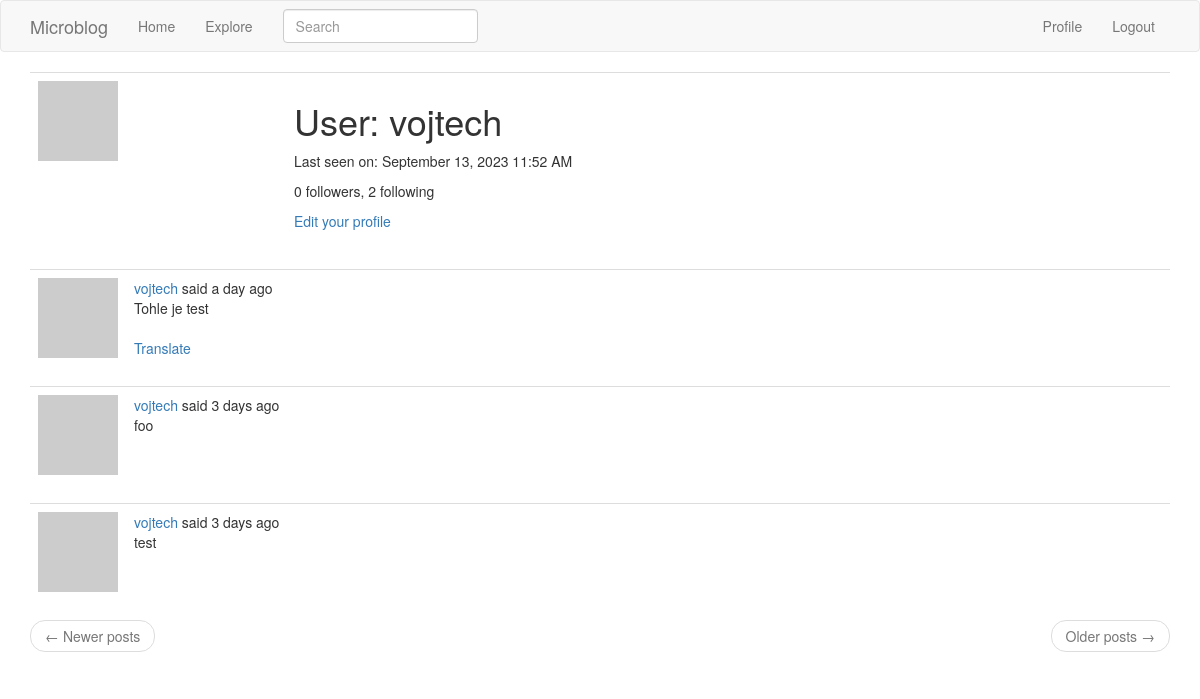
Page /user/vojtech (signed in) on the earlier database version.
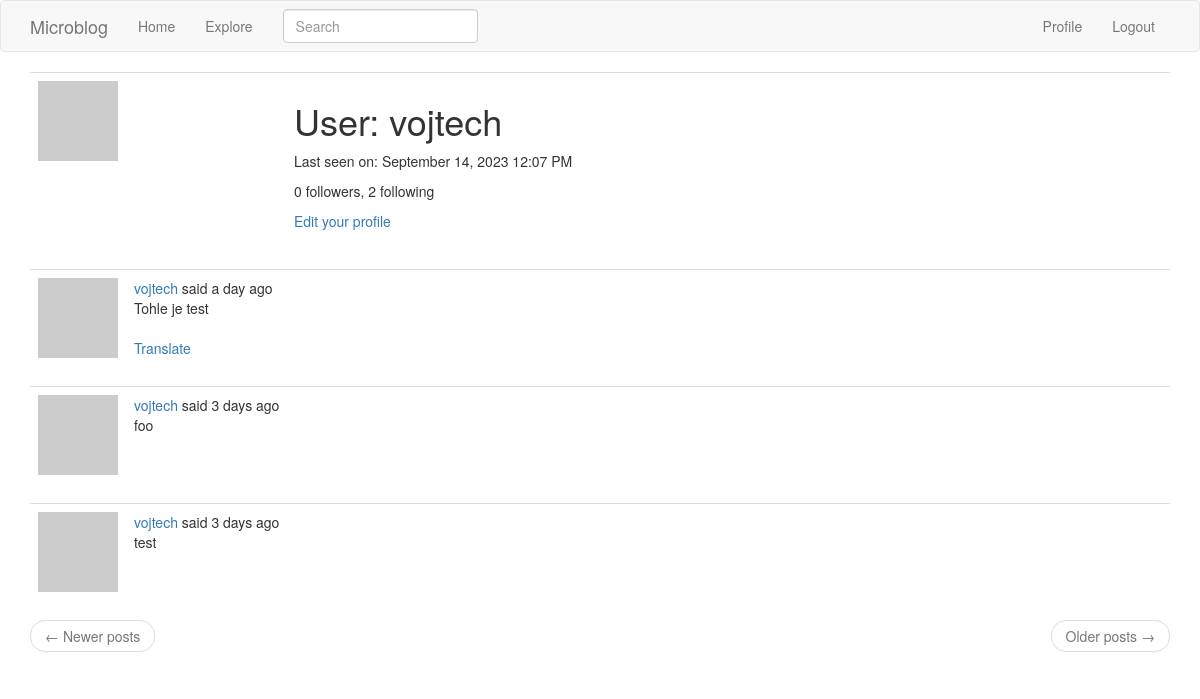
Same page on the later database version.
### app/models.py (models this page shows, shortened)
class User(UserMixin, db.Model):
    id = db.Column(db.Integer, primary_key=True)
    username = db.Column(db.String(64), index=True, unique=True)
    email = db.Column(db.String(120), index=True, unique=True)
    password_hash = db.Column(db.String(128))
    posts = db.relationship("Post", backref="author", lazy="dynamic")
    about_me = db.Column(db.String(140))
    last_seen = db.Column(db.DateTime, default=datetime.utcnow)
    followed = db.relationship(
        "User",
        secondary=followers,
        primaryjoin=(followers.c.follower_id == id),
        secondaryjoin=(followers.c.followed_id == id),
        backref=db.backref("followers", lazy="dynamic"),
        lazy="dynamic",
    )
    def avatar(self, size):
        digest = md5(self.email.lower().encode("utf-8")).hexdigest()
        return "https://www.gravatar.com/avatar/{}?d=identicon&s={}".format(
            digest, size
        )

class SearchableMixin:
    @classmethod
    def before_commit(cls, session):
        session._changes = {
            "add": list(session.new),
            "update": list(session.dirty),
            "delete": list(session.deleted),
        }
    @classmethod
    def after_commit(cls, session):
        for obj in session._changes["add"]:
            if isinstance(obj, SearchableMixin):
                add_to_index(obj.__tablename__, obj)
        for obj in session._changes["update"]:
            if isinstance(obj, SearchableMixin):
                add_to_index(obj.__tablename__, obj)
        for obj in session._changes["delete"]:
            if isinstance(obj, SearchableMixin):
                remove_from_index(obj.__tablename__, obj)
        session._changes = None

class Post(SearchableMixin, db.Model):
    __searchable__ = ["body"]
    id = db.Column(db.Integer, primary_key=True)
    body = db.Column(db.String(140))
    timestamp = db.Column(db.DateTime, index=True, default=datetime.utcnow)
    user_id = db.Column(db.Integer, db.ForeignKey("user.id"))
    language = db.Column(db.String(5))

### app/main/routes.py (the view)
@bp.route("/user/<username>")
@login_required
def user(username):
    user = User.query.filter_by(username=username).first_or_404()
    page = request.args.get("page", 1, type=int)
    posts = user.posts.order_by(Post.timestamp.desc()).paginate(
        page=page, per_page=current_app.config["POSTS_PER_PAGE"], error_out=False
    )
    next_url = (
        url_for("main.user", username=user.username, page=posts.next_num)
        if posts.has_next
        else None
    )
    prev_url = (
        url_for("main.user", username=user.username, page=posts.prev_num)
        if posts.has_prev
        else None
    )
    form = EmptyForm()
    return render_template(
        "user.html",
        user=user,
        posts=posts.items,
        next_url=next_url,
        prev_url=prev_url,
        form=form,
    )

### app/main/forms.py
class SearchForm(FlaskForm):
    q = StringField(_l("Search"), validators=[DataRequired()])
    def __init__(self, *args, **kwargs):
        if "formdata" not in kwargs:
            kwargs["formdata"] = request.args
        if "meta" not in kwargs:
            kwargs["meta"] = {"csrf": False}
        super(SearchForm, self).__init__(*args, **kwargs)

class EmptyForm(FlaskForm):
    submit = SubmitField("Submit")

### app/__init__.py (called while the page is built)
def get_locale():
    return request.accept_languages.best_match(current_app.config["LANGUAGES"])

### app/main/routes.py (called while the page is built)
@bp.before_app_request
def before_request():
    if current_user.is_authenticated:
        current_user.last_seen = datetime.utcnow()
        db.session.commit()
        g.search_form = SearchForm()
    g.locale = str(get_locale())

### app/models.py (called while the page is built)
@login.user_loader
def load_user(id):
    return User.query.get(int(id))

### app/templates/user.html (shortened to what this page needs)
{% extends "base.html" %}
{% block app_content %}
    <table class="table table-hover">
        <tr>
            <td width="256px"><img src="{{ user.avatar(256) }}"></td>
            <td>
                <h1>{{ _('User') }}: {{ user.username }}</h1>
                {% if user.last_seen %}
                <p>{{ _('Last seen on') }}: {{ moment(user.last_seen).format('LLL') }}</p>
                {% endif %}
                <p>{{ _('%(count)d followers', count=user.followers.count()) }}, {{ _('%(count)d following', count=user.followed.count()) }}</p>
                {% if user == current_user %}
                <p><a href="{{ url_for('main.edit_profile') }}">{{ _('Edit your profile') }}</a></p>
                {% endif %}
            </td>
        </tr>
    </table>
    {% for post in posts %}
        {% include '_post.html' %}
    {% endfor %}
    <nav aria-label="...">
        <ul class="pager">
            <li class="previous{% if not prev_url %} disabled{% endif %}">
                <a href="{{ prev_url or '#' }}">
                    <span aria-hidden="true">&larr;</span> {{ _('Newer posts') }}
                </a>
            </li>
            <li class="next{% if not next_url %} disabled{% endif %}">
                <a href="{{ next_url or '#' }}">
                    {{ _('Older posts') }} <span aria-hidden="true">&rarr;</span>
                </a>
            </li>
        </ul>
    </nav>
{% endblock %}

### app/templates/base.html (shortened to what this page needs)
{% extends 'bootstrap/base.html' %}
{% block navbar %}
    <nav class="navbar navbar-default">
        <div class="container">
            <div class="navbar-header">
                <a class="navbar-brand" href="{{ url_for('main.index') }}">Microblog</a>
            </div>
            <div class="collapse navbar-collapse" id="bs-example-navbar-collapse-1">
                <ul class="nav navbar-nav">
                    <li><a href="{{ url_for('main.index') }}">{{ _('Home') }}</a></li>
                    <li><a href="{{ url_for('main.explore') }}">{{ _('Explore') }}</a></li>
                </ul>
                {% if g.search_form %}
                <form class="navbar-form navbar-left" method="get"
                        action="{{ url_for('main.search') }}">
                    <div class="form-group">
                        {{ g.search_form.q(size=20, class='form-control',
                            placeholder=g.search_form.q.label.text) }}
                    </div>
                </form>
                {% endif %}
                <ul class="nav navbar-nav navbar-right">
                    {% if current_user.is_anonymous %}
                    <li><a href="{{ url_for('auth.login') }}">{{ _('Login') }}</a></li>
                    {% else %}
                    <li><a href="{{ url_for('main.user', username=current_user.username) }}">{{ _('Profile') }}</a></li>
                    <li><a href="{{ url_for('auth.logout') }}">{{ _('Logout') }}</a></li>
                    {% endif %}
                </ul>
            </div>
        </div>
    </nav>
{% endblock %}
{% block content %}
    <div class="container">
        {% block app_content %}{% endblock %}
    </div>
{% endblock %}

### app/templates/_post.html (shortened to what this page needs)
    <table class="table table-hover">
        <tr>
            <td width="70px">
                <a href="{{ url_for('main.user', username=post.author.username) }}">
                    <img src="{{ post.author.avatar(70) }}" />
                </a>
            </td>
            <td>
                {{ _('%(username)s said %(when)s',
                    username=user_link, when=moment(post.timestamp).fromNow()) }}
                <br>
                <span id="post{{ post.id }}">{{ post.body }}</span>
                {% if post.language and post.language != g.locale %}
                <br><br>
                <span id="translation{{ post.id }}">
                    <a href="javascript:translate(
                                '#post{{ post.id }}',
                                '#translation{{ post.id }}',
                                '{{ post.language }}',
                                '{{ g.locale }}');">{{ _('Translate') }}</a>
                </span>
                {% endif %}
            </td>
        </tr>
    </table>

Differences in the rows shown:
changed User "vojtech": last_seen "September 13, 2023 11:52 AM" → "September 14, 2023 12:07 PM"
